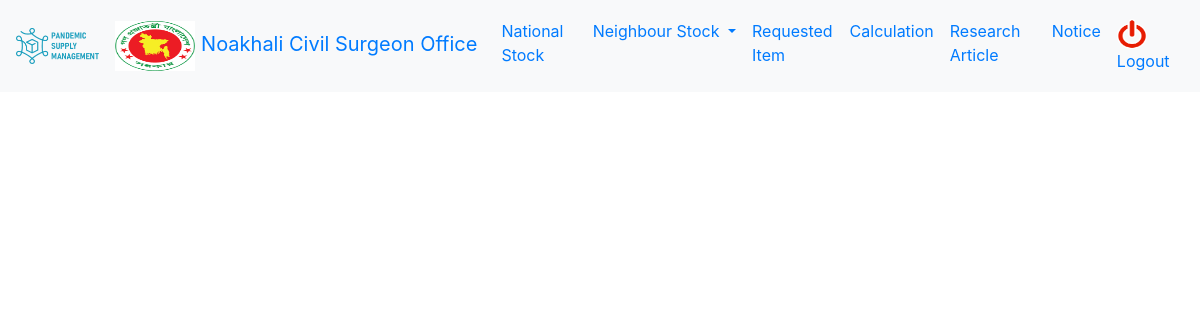
Page /requested_stock/1 (signed in) on the earlier database version.
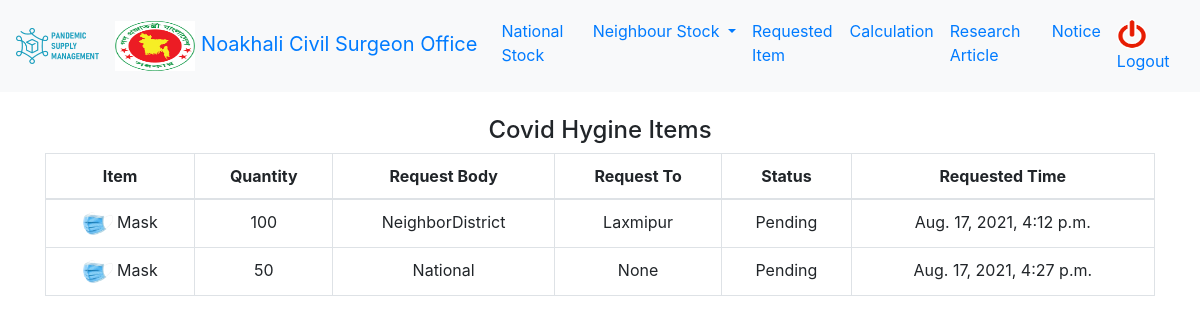
Same page on the later database version.
### psm/models.py (models this page shows, shortened)
class RequestedItem(models.Model):
    district = models.ForeignKey(District, on_delete=models.CASCADE, related_name='requested_items', blank=True,
                                 null=True)
    request_body = models.IntegerField(choices=REQUEST_BODY, default=1, blank=True, null=True)
    request_to = models.ForeignKey(District, on_delete=models.CASCADE, related_name='request_items', null=True,
                                   blank=True)
    item = models.ForeignKey(Item, on_delete=models.CASCADE, related_name='requested_items', null=True, blank=True)
    quantity = models.IntegerField()
    status = models.IntegerField(choices=STATUS, default=1, blank=True, null=True)
    created = models.DateTimeField(auto_now_add=True, null=True)
    updated = models.DateTimeField(auto_now=True, null=True)

class Item(models.Model):
    name = models.CharField(max_length=120)
    category = models.IntegerField(choices=CATEGORY_TYPE, null=True, blank=True)
    stock_quantity = models.IntegerField(null=True, blank=True)
    used_quantity = models.IntegerField(null=True, blank=True)
    image = models.ImageField(null=True, blank=True)
    distribution_type = models.IntegerField(choices=DISTRIBUTION_TYPE, null=True, blank=True, default=1)
    distribution_amount = models.FloatField(null=True,blank=True)
    created = models.DateTimeField(auto_now_add=True, null=True)
    updated = models.DateTimeField(auto_now=True, null=True)

class District(models.Model):
    name = models.CharField(max_length=255, null=True)
    created = models.DateTimeField(auto_now_add=True, null=True)
    updated = models.DateTimeField(auto_now=True, null=True)
    def __str__(self):
        return self.name

### psm/views.py (the view)
# urls.py: path('requested_stock/<int:id>', requested_stock, name='requested_stock'),
@login_required(login_url='/login')
def requested_stock(request, id):
    district = request.user.district_user_permissions.first().district
    if id == 1:
        context = {
            'category': id,
            'district': district,
            'hygenic_items': RequestedItem.objects.filter(district=district, item__category=2),
            'medical_items': RequestedItem.objects.filter(district=district, item__category=1),
        }
    if id == 3:
        context = {
            'category': id,
            'district': district,
            'dengu_items': RequestedItem.objects.filter(district=district, item__category=3),
        }
    if id == 4:
        context = {
            'category': id,
            'district': district,
            'cholera_items': RequestedItem.objects.filter(district=district, item__category=4),
        }
    return render(request, 'requested_stock_list.html', context)

### templates/requested_stock_list.html (shortened to what this page needs)
{% extends 'base.html' %}
{% load static %}
{% block container %}
  <div class="container">
{% if category == 1 and hygenic_items|length > 0 %}
    <table class="table table-hover table-bordered">
        <thead><h4>Covid Hygine Items</h4></thead>
      <tr>
          <th>Item</th>
          <th>Quantity</th>
        <th>Request Body</th>
        <th>Request To</th>
          <th>Status</th>
          <th>Requested Time</th>
      </tr>
    <tbody>
    {% for item in hygenic_items %}
      <tr>
        <td><img class="img-fluid" src="{{item.item.image.url}}" width="30px" height="30px">  {{item.item.name}}</td>
        <td>{{item.quantity}}</td>
          <td>{{item.get_request_body_display}}</td>
          <td>{{item.request_to}}</td>
          <td>{{item.get_status_display}}</td>
          <td>{{item.created}}</td>
      </tr>
    {% endfor %}
    </tbody>
  </table>
    {% endif %}
</div>
{% endblock %}

Differences in the rows shown:
added RequestedItem: item.image (picture), item.name "Mask", quantity "100", request_body "NeighborDistrict", request_to "Laxmipur", status "Pending", created "Aug. 17, 2021, 4:12 p.m."
added RequestedItem: item.image (picture), item.name "Mask", quantity "50", request_body "National", request_to "None", status "Pending", created "Aug. 17, 2021, 4:27 p.m."
Other differences:
text now shown: "Covid Hygine Items Item Quantity Request Body Request To Status Requested Time"
